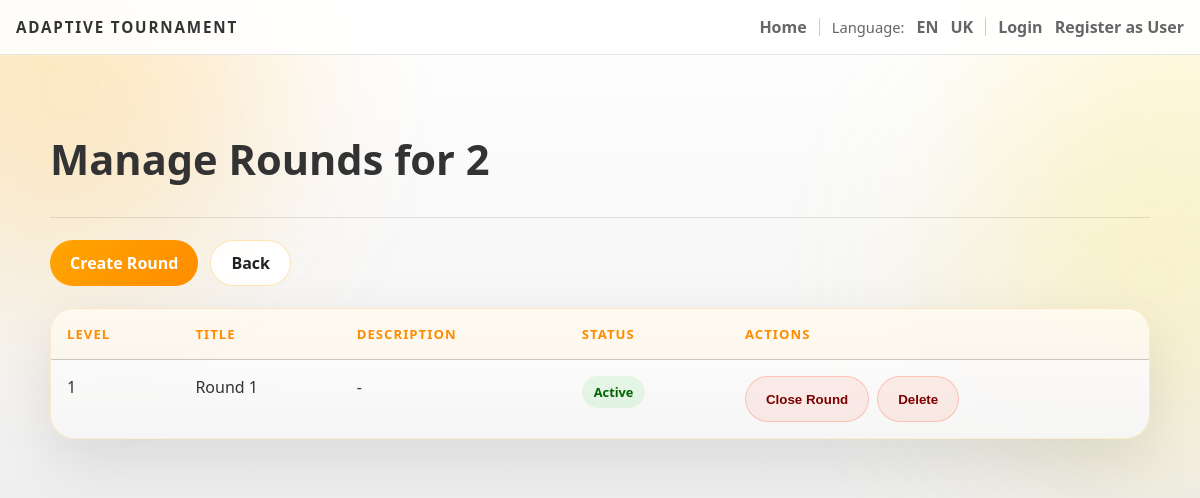
The app's page /admin/tournament/2/rounds, older data.
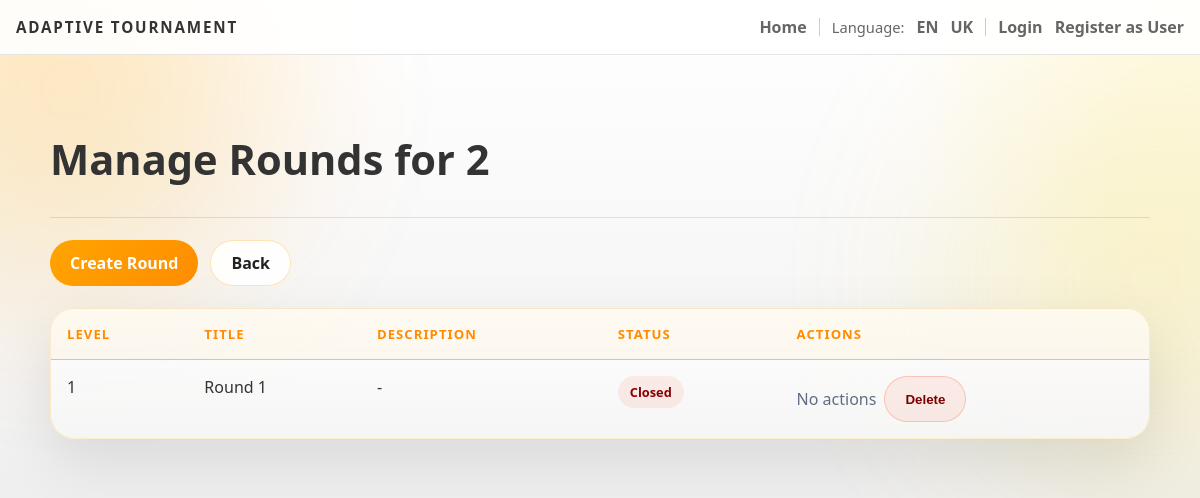
The same page, newer data.
### backend/models.py (models this page shows)
class Round(db.Model):
    id = db.Column(db.Integer, primary_key=True)
    tournament_id = db.Column(db.Integer, db.ForeignKey('tournament.id'))
    title = db.Column(db.String(200), nullable=False)
    description = db.Column(db.Text)
    must_have = db.Column(db.Text)
    start_at = db.Column(db.DateTime)
    end_at = db.Column(db.DateTime)
    level = db.Column(db.Integer, default=1)
    status = db.Column(db.String(30), default="Draft")
    submissions = db.relationship('Submission', backref='round', lazy=True)

### backend/admin.py (the view)
def admin_tournament_rounds(tid):
    t = Tournament.query.get_or_404(tid)
    rounds = Round.query.filter_by(tournament_id=t.id).order_by(Round.level.asc(), Round.id.asc()).all()
    return render_template('round_editor.html', tournament=t, rounds=rounds)

### backend/app.py (called while the page is built)
@app.context_processor
def inject_user_processor():
    return inject_user()

@app.context_processor
def translation_processor():
    return translation()

### backend/app_helpers.py (called while the page is built)
def get_current_user():
    uid = session.get('user_id')
    if uid:
        return db.session.get(User, uid)
    return None

def inject_user():
    return {'get_current_user': get_current_user}

def translation():
    lang = session.get('language', 'en')
    def t(key, **kwargs):
        return get_text(key, lang, **kwargs)
    return {
        't': t,
        'lang': lang,
        'supported_languages': list(TRANSLATIONS.keys())
    }

### backend/translations.py (called while the page is built)
def get_text(key, lang='en', **kwargs):
    if lang not in TRANSLATIONS:
        lang = 'en'
    text = TRANSLATIONS[lang].get(key, TRANSLATIONS['en'].get(key, key))
    if kwargs:
        try:
            return text.format(**kwargs)
        except Exception:
            return text
    return text

### templates/round_editor.html
{% extends 'base.html' %}
{% block head %}
  <link rel="stylesheet" href="/static/css/admin.css">
{% endblock %}
{% block content %}
<div class="admin-page">
  <h2 class="page-title">{{ t('manage_rounds_for') }} {{ tournament.name }}</h2>
  <div class="form-actions">
    <a href="{{ url_for('create_round', tid=tournament.id) }}" class="submit-btn">{{ t('create_round') }}</a>
    <a href="{{ url_for('admin_tournaments') }}" class="secondary-btn">{{ t('back') }}</a>
  </div>
  <div class="table-shell">
    <table class="admin-table">
      <thead>
        <tr>
          <th>{{ t('level') }}</th>
          <th>{{ t('title') }}</th>
          <th>{{ t('description') }}</th>
          <th>{{ t('status') }}</th>
          <th>{{ t('actions') }}</th>
        </tr>
      </thead>
      <tbody>
        {% for round in rounds %}
          <tr>
            <td>{{ round.level }}</td>
            <td>{{ round.title }}</td>
            <td>{{ round.description or '-' }}</td>
            <td><span class="status-pill {{ round.status|lower }}">{{ round.status }}</span></td>
            <td>
              <div class="table-actions">
                {% if round.status == 'Draft' %}
                  <form method="post" action="{{ url_for('admin_round_start', rid=round.id) }}" class="inline-form">
                    <button type="submit" class="submit-btn">{{ t('start_round') }}</button>
                  </form>
                {% elif round.status == 'Active' %}
                  <form method="post" action="{{ url_for('admin_round_close', rid=round.id) }}" class="inline-form">
                    <button type="submit" class="danger-btn">{{ t('close_round') }}</button>
                  </form>
                {% else %}
                  <span class="admin-section-note">{{ t('no_actions') }}</span>
                {% endif %}
                <form method="post" action="{{ url_for('delete_round', rid=round.id) }}" class="inline-form">
                  <button type="submit" class="danger-btn" onclick="return confirm('{{ t('delete') }}?')">{{ t('delete') }}</button>
                </form>
              </div>
            </td>
          </tr>
        {% else %}
          <tr>
            <td colspan="5" class="empty-row">{{ t('no_rounds_created') }}</td>
          </tr>
        {% endfor %}
      </tbody>
    </table>
  </div>
</div>
{% endblock %}

Row changes from the older to the newer data that the page shows:
changed Round "Round 1": status "Active" → "Closed"; t "Close Round" → "No actions"
